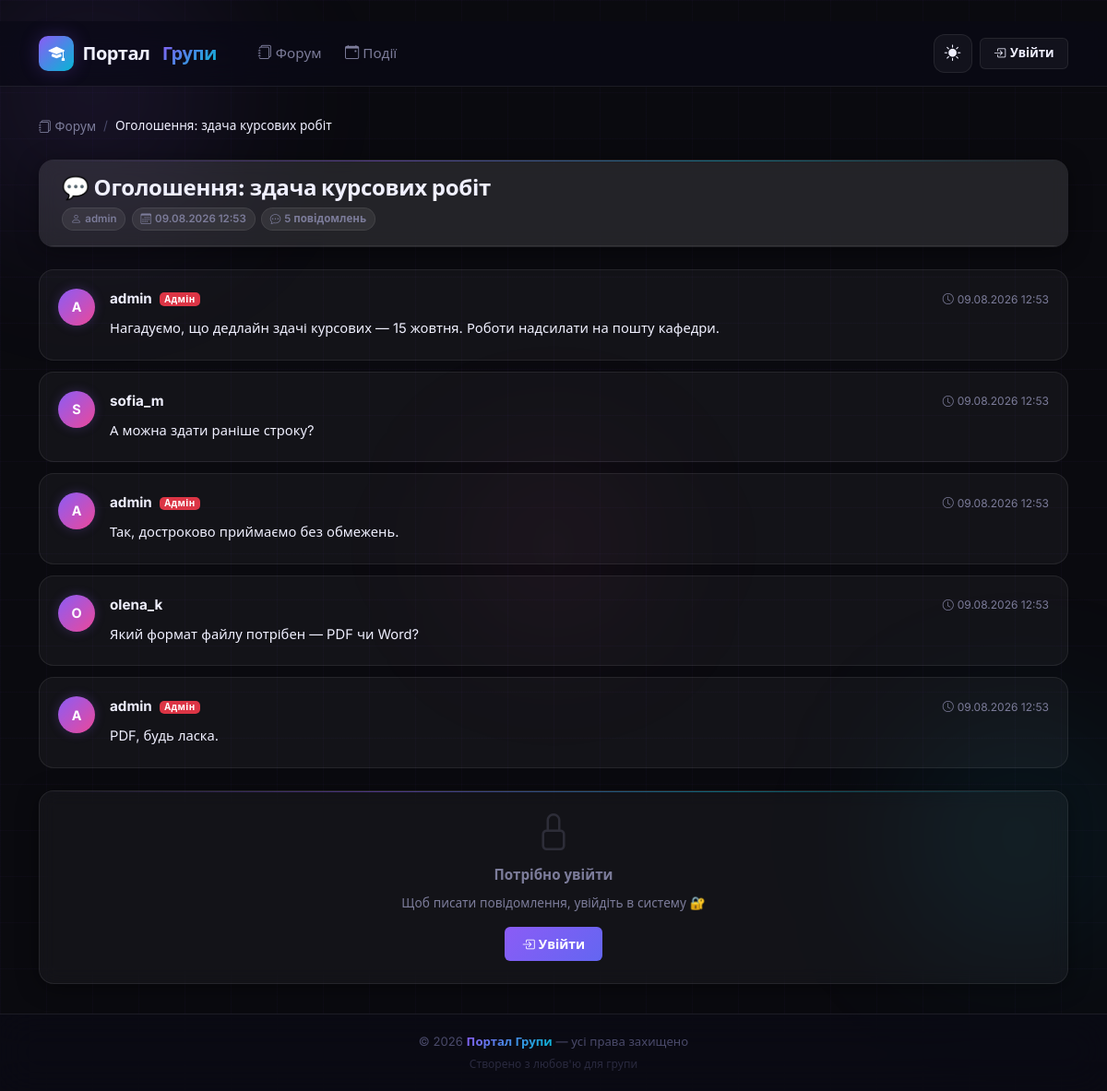
/forum/thread/2/, run on the app's committed database.
### SuperSchool/models.py (models this page shows, shortened)
class ForumThread(models.Model):
    title = models.CharField(max_length=200)
    created_at = models.DateTimeField(auto_now_add=True)
    created_by = models.ForeignKey(User, on_delete=models.CASCADE, related_name='threads')

class ForumPost(models.Model):
    thread = models.ForeignKey(ForumThread, on_delete=models.CASCADE, related_name='posts')
    author = models.ForeignKey(User, on_delete=models.CASCADE, related_name='posts')
    content = models.TextField()
    created_at = models.DateTimeField(auto_now_add=True)

### SuperSchool/views.py (the view, shortened to what this page needs)
# urls.py: path('thread/<int:pk>/',          views.thread_detail, name='thread_detail'),
def thread_detail(request, pk):
    thread = get_object_or_404(ForumThread, pk=pk)
    posts = thread.posts.select_related('author').order_by('created_at')
    form = None
    return render(request, 'forum/thread_detail.html', {
        'thread': thread,
        'posts': posts,
        'form': form,
    })

### SuperSchool/templates/forum/thread_detail.html (shortened to what this page needs)
﻿{% extends "base.html" %}
{% block content %}
<nav aria-label="breadcrumb" class="mb-4">
  <ol class="breadcrumb">
    <li class="breadcrumb-item"><a href="{% url 'forum:thread_list' %}"><i class="bi bi-journals me-1"></i>Форум</a></li>
    <li class="breadcrumb-item active" style="max-width:380px;overflow:hidden;text-overflow:ellipsis;white-space:nowrap;">{{ thread.title }}</li>
  </ol>
</nav>
<div class="card mb-4">
  <div class="card-header d-flex justify-content-between align-items-start gap-3 flex-wrap">
    <div>
      <h4 style="font-weight:800;letter-spacing:-.3px;color:var(--text);margin-bottom:.4rem;">💬 {{ thread.title }}</h4>
      <div style="display:flex;flex-wrap:wrap;gap:.4rem;">
        <span class="meta-chip"><i class="bi bi-person"></i>{{ thread.created_by.username }}</span>
        <span class="meta-chip"><i class="bi bi-calendar3"></i>{{ thread.created_at|date:"d.m.Y H:i" }}</span>
        <span class="meta-chip"><i class="bi bi-chat-dots"></i>{{ posts.count }} повідомлень</span>
      </div>
    </div>
  </div>
</div>
<section class="mb-4">
  {% if posts %}
    {% for post in posts %}
    <div class="post-card">
      <div class="d-flex align-items-start gap-3">
        <div class="avatar">{{ post.author.username|slice:":1"|upper }}</div>
        <div class="flex-grow-1">
          <div class="d-flex justify-content-between align-items-center mb-2 flex-wrap gap-1">
            <div class="d-flex align-items-center gap-2">
              <span style="font-weight:700;color:var(--text);">{{ post.author.username }}</span>
              {% if post.author.is_superuser %}<span class="badge bg-danger badge-role">Адмін</span>
              {% elif post.author.is_staff %}<span class="badge bg-warning text-dark badge-role">Модератор</span>{% endif %}
            </div>
            <span style="font-size:.75rem;color:var(--text-muted);"><i class="bi bi-clock me-1"></i>{{ post.created_at|date:"d.m.Y H:i" }}</span>
          </div>
          <p class="post-content mb-0">{{ post.content }}</p>
        </div>
      </div>
    </div>
    {% endfor %}
  {% else %}
    <div class="empty-state">
      <i class="bi bi-chat-square empty-icon"></i>
      <p style="font-weight:600;">Повідомлень ще немає</p>
      <p style="font-size:.85rem;">Будь першим хто напише! 🚀</p>
    </div>
  {% endif %}
</section>
<div class="card" id="reply">
  {% if user.is_authenticated %}
    <div class="card-header d-flex align-items-center gap-2">
      <div class="avatar" style="width:30px;height:30px;font-size:.75rem;">{{ user.username|slice:":1"|upper }}</div>
      <span style="color:var(--text);">✍️ Написати повідомлення</span>
    </div>
    <div class="card-body" style="padding:1.5rem;">
      <form method="post" novalidate>
        {% csrf_token %}
        {% if form.non_field_errors %}<div class="alert alert-danger mb-3">{{ form.non_field_errors }}</div>{% endif %}
        <div class="mb-3">
          <label class="form-label">Текст повідомлення</label>
          <textarea name="{{ form.content.html_name }}" id="{{ form.content.id_for_label }}"
                    class="form-control {% if form.content.errors %}is-invalid{% endif %}"
                    rows="4" placeholder="Напишіть щось цікаве...">{{ form.content.value|default_if_none:"" }}</textarea>
          {% if form.content.errors %}<div class="invalid-feedback">{% for e in form.content.errors %}{{ e }}{% endfor %}</div>{% endif %}
        </div>
        <button type="submit" class="btn btn-primary"><i class="bi bi-send me-1"></i>Надіслати</button>
      </form>
    </div>
  {% else %}
    <div class="card-body empty-state py-4">
      <i class="bi bi-lock empty-icon" style="font-size:2.5rem;"></i>
      <p style="font-weight:600;margin-bottom:.5rem;">Потрібно увійти</p>
      <p style="font-size:.85rem;margin-bottom:1rem;">Щоб писати повідомлення, увійдіть в систему 🔐</p>
      <a href="{% url 'login' %}?next={{ request.path }}" class="btn btn-primary btn-sm">
        <i class="bi bi-box-arrow-in-right me-1"></i>Увійти
      </a>
    </div>
  {% endif %}
</div>
{% endblock %}

### SuperSchool/templates/base.html (style rules this page uses)
:root { --bg:#0a0a0f; --bg2:#0f0f1a; --surface:rgba(255,255,255,.04); --surface-solid:#111122; --surface2:rgba(255,255,255,.07); --border:rgba(255,255,255,.08); --border-glow:rgba(139,92,246,.4); --text:#f0f0ff; --text-muted:#7c7c9a; --text-dim:#4a4a6a; --primary:#8b5cf6; --primary2:#6366f1; --primary-glow:rgba(139,92,246,.25); --accent:#06b6d4; --danger:#ef4444; --danger-glow:rgba(239,68,68,.2); --warning:#f59e0b; --pink:#ec4899; --radius:16px; --radius-sm:10px; --radius-xs:6px; --shadow:0 4px 24px rgba(0,0,0,.4); --shadow-glow:0 0 30px rgba(139,92,246,.15); }
*,*::before,*::after { box-sizing:border-box;margin:0;padding:0 }
body { font-family:'Inter','Segoe UI',sans-serif; background:var(--bg); color:var(--text); min-height:100vh; display:flex; flex-direction:column; transition:background .4s,color .4s; overflow-x:hidden; font-size:.95rem; }
body::before { content:''; position:fixed; inset:0; background-image:linear-gradient(rgba(139,92,246,.03) 1px,transparent 1px), linear-gradient(90deg,rgba(139,92,246,.03) 1px,transparent 1px); background-size:50px 50px; pointer-events:none; z-index:0; }
.badge-role { font-size:.62rem;padding:.22em .55em;border-radius:5px;font-weight:700;letter-spacing:.4px; }
.card { background:var(--surface);border:1px solid var(--border);border-radius:var(--radius); box-shadow:var(--shadow);backdrop-filter:blur(10px);transition:all .3s; position:relative;overflow:hidden;animation:fadeInUp .5s ease both; }
.card::before { content:'';position:absolute;top:0;left:0;right:0;height:1px;background:linear-gradient(90deg,transparent,var(--primary),var(--accent),transparent);opacity:.5; }
.card-header { background:var(--surface2);border-bottom:1px solid var(--border);padding:1rem 1.5rem;font-weight:600;font-size:.9rem; }
.btn-primary { background:linear-gradient(135deg,var(--primary),var(--primary2));border:none;color:#fff; font-weight:600;border-radius:var(--radius-xs);padding:.5rem 1.2rem;transition:all .3s;position:relative;overflow:hidden; }
.btn-primary::after { content:'';position:absolute;inset:0;background:linear-gradient(135deg,transparent,rgba(255,255,255,.15),transparent);transform:translateX(-100%);transition:transform .4s; }
.breadcrumb { background:transparent;padding:0; }
.breadcrumb-item a { color:var(--text-muted);text-decoration:none;font-size:.85rem;transition:color .2s; }
.breadcrumb-item.active { color:var(--text);font-size:.85rem; }
.breadcrumb-item+.breadcrumb-item::before { color:var(--text-dim); }
.meta-chip { display:inline-flex;align-items:center;gap:.25rem;padding:.18rem .55rem; border-radius:20px;background:var(--surface2);border:1px solid var(--border); font-size:.72rem;color:var(--text-muted);transition:all .2s; }
.post-card { background:var(--surface);border:1px solid var(--border);border-radius:var(--radius); padding:1.25rem;margin-bottom:.75rem;transition:all .25s;position:relative;overflow:hidden; animation:fadeInUp .4s ease both; }
.post-card::after { content:'';position:absolute;left:0;top:0;bottom:0;width:3px;background:linear-gradient(180deg,var(--primary),var(--accent));opacity:0;transition:opacity .25s; }
.avatar { width:40px;height:40px;border-radius:50%; background:linear-gradient(135deg,var(--primary),var(--pink)); color:#fff;font-weight:700;font-size:.9rem; display:flex;align-items:center;justify-content:center;flex-shrink:0; box-shadow:0 0 12px var(--primary-glow);transition:transform .25s; }
.post-content { white-space:pre-wrap;line-height:1.75;color:var(--text);font-size:.92rem; }
.empty-state { text-align:center;padding:3.5rem 1rem;color:var(--text-muted); }
.empty-state .empty-icon { font-size:3rem;opacity:.25;display:block;margin-bottom:1rem;animation:wiggle 3s ease-in-out infinite; }

### data on the page
ForumThread: title "Оголошення: здача курсових робіт", created_by.username "admin", created_at "09.08.2026 12:53"
ForumPost: author.username "A", author.username "admin", shows "Адмін", created_at "09.08.2026 12:53", content "Нагадуємо, що дедлайн здачі курсових — 15 жовтня. Роботи надсилати на пошту кафедри."
ForumPost: author.username "S", author.username "sofia_m", created_at "09.08.2026 12:53", content "А можна здати раніше строку?"
ForumPost: author.username "A", author.username "admin", shows "Адмін", created_at "09.08.2026 12:53", content "Так, достроково приймаємо без обмежень."
ForumPost: author.username "O", author.username "olena_k", created_at "09.08.2026 12:53", content "Який формат файлу потрібен — PDF чи Word?"
ForumPost: author.username "A", author.username "admin", shows "Адмін", created_at "09.08.2026 12:53", content "PDF, будь ласка."

### other printed values
{{ posts.count }} "5"
